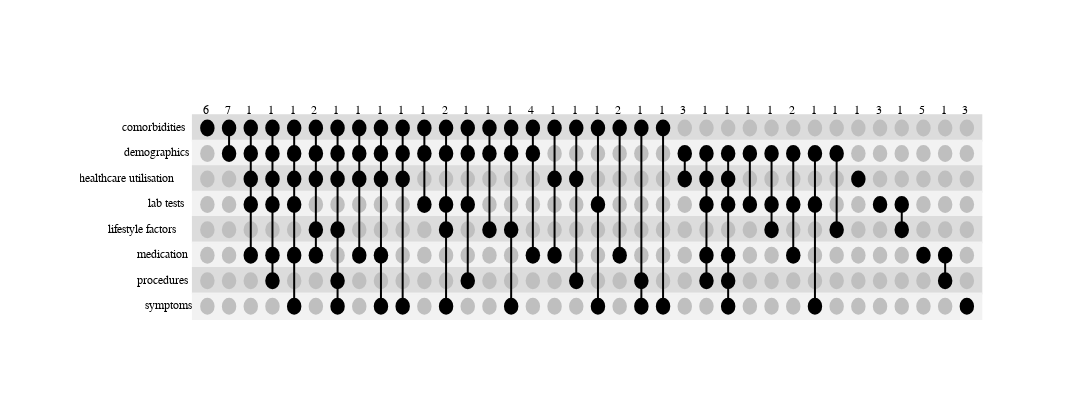

This figure's notebook cell:
### Code cell
up = go.Figure()
up.update_xaxes(
    showticklabels=False,
    showgrid=False,
    zeroline=False,
)

up.update_yaxes(
    showticklabels=False,
    showgrid=False,
    zeroline=False,
)
up.update_layout(
    plot_bgcolor="white"
)
up.add_trace(go.Scatter(
    x=[0-(len(i)/24)-0. for i in var_code.keys()],
    y=[(i+0.1)*-1 for i in var_code.values()],
    text=list(var_code.keys()),
    mode="text",
    textfont=dict(
        color="black",
        size=12,
        family="Arial",
    )
))

up.add_trace(go.Scatter(
    x=[i*0.3 +0.18 for i in range(len(var_counts))],
    y=[0 for i in range(len(var_counts))],
    text=var_counts,
    mode="text",
    textfont=dict(
        color="black",
        size=12,
        family="Arial",
    )
))
    


for i in range(len(var_unique)):
    x0=0
    x1=len(var_set)*0.3+0.1
    y0= i*0.3 +0.05 
    y1=y0+0.3
    y0 = y0*(-1)
    y1 = y1*(-1)
    if i%2==0:
        col = '#DCDCDC'
    else:
        col = '#f2f2f2'
    up.add_shape(type='rect',x0=x0,x1=x1,y0=y0,y1=y1,line_color=col,fillcolor=col)

    
    
for idx,i in enumerate(coords):
    c_x0 = (idx*3+1)/10
    c_x1 = c_x0 + 0.2
    for j in range(len(var_unique)):
        c_y0 = (j*3+1)/10
        c_y1 = c_y0+ 0.2
        if c_y0 in i:
            c_col = '#000000'
        else:
            c_col = '#bfbfbf'
        c_y0 = c_y0*(-1)
        c_y1 = c_y1*(-1)
        up.add_shape(type="circle",line_width=0, fillcolor=c_col,x0=c_x0, y0=c_y0, x1=c_x1, y1=c_y1)
    if len(i)>1:
        l_x = c_x0+0.1
        l_y0 = (min(i)+ 0.1)*-1
        l_y1 = (max(i)+ 0.1)*-1
        up.add_shape(type='line',line=dict(width=2,color='black'),x0=l_x,x1=l_x,y0=l_y0,y1=l_y1)

up.update_layout(
    showlegend=False,height=400, width=300*4.5)        

up.show()
